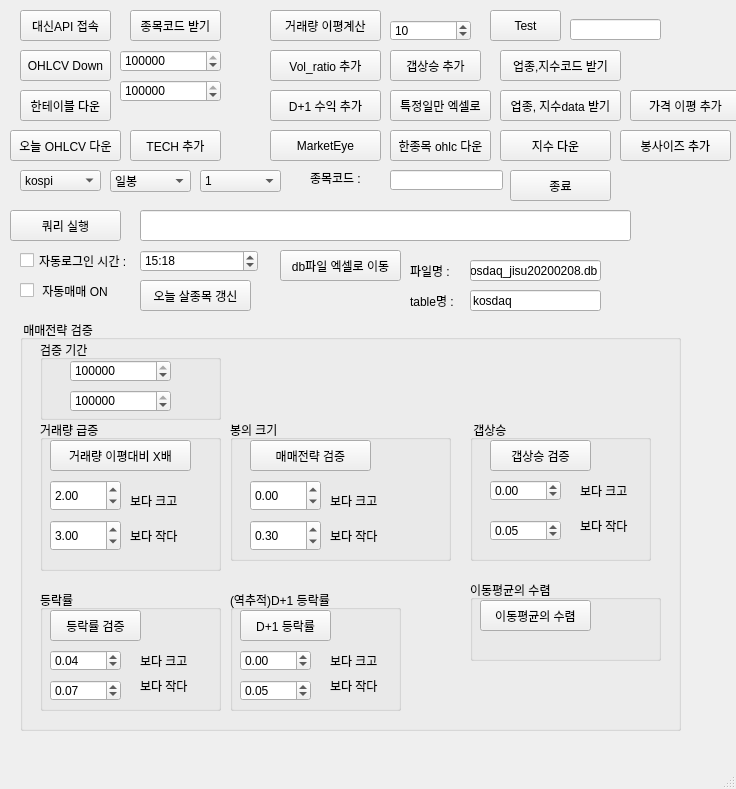
<?xml version="1.0" encoding="UTF-8"?>
<ui version="4.0">
 <class>MainWindow</class>
 <widget class="QMainWindow" name="MainWindow">
  <property name="geometry">
   <rect>
    <x>0</x>
    <y>0</y>
    <width>736</width>
    <height>789</height>
   </rect>
  </property>
  <property name="windowTitle">
   <string>MainWindow</string>
  </property>
  <widget class="QWidget" name="centralwidget">
   <widget class="QPushButton" name="pushButton">
    <property name="geometry">
     <rect>
      <x>20</x>
      <y>10</y>
      <width>91</width>
      <height>31</height>
     </rect>
    </property>
    <property name="text">
     <string>대신API 접속</string>
    </property>
   </widget>
   <widget class="QPushButton" name="pushButton_2">
    <property name="geometry">
     <rect>
      <x>130</x>
      <y>10</y>
      <width>91</width>
      <height>31</height>
     </rect>
    </property>
    <property name="text">
     <string>종목코드 받기</string>
    </property>
   </widget>
   <widget class="QPushButton" name="pushButton_3">
    <property name="geometry">
     <rect>
      <x>20</x>
      <y>50</y>
      <width>91</width>
      <height>31</height>
     </rect>
    </property>
    <property name="text">
     <string>OHLCV Down</string>
    </property>
   </widget>
   <widget class="QSpinBox" name="spinBox">
    <property name="geometry">
     <rect>
      <x>120</x>
      <y>50</y>
      <width>101</width>
      <height>22</height>
     </rect>
    </property>
    <property name="maximum">
     <number>99999999</number>
    </property>
    <property name="value">
     <number>20190202</number>
    </property>
   </widget>
   <widget class="QSpinBox" name="spinBox_2">
    <property name="geometry">
     <rect>
      <x>120</x>
      <y>80</y>
      <width>101</width>
      <height>22</height>
     </rect>
    </property>
    <property name="maximum">
     <number>99999999</number>
    </property>
    <property name="value">
     <number>20190312</number>
    </property>
   </widget>
   <widget class="QCheckBox" name="checkBox">
    <property name="geometry">
     <rect>
      <x>20</x>
      <y>280</y>
      <width>111</width>
      <height>21</height>
     </rect>
    </property>
    <property name="text">
     <string> 자동매매 ON</string>
    </property>
    <property name="checked">
     <bool>false</bool>
    </property>
   </widget>
   <widget class="QCheckBox" name="checkBox_2">
    <property name="enabled">
     <bool>true</bool>
    </property>
    <property name="geometry">
     <rect>
      <x>20</x>
      <y>250</y>
      <width>121</width>
      <height>21</height>
     </rect>
    </property>
    <property name="text">
     <string>자동로그인 시간 :</string>
    </property>
    <property name="checked">
     <bool>false</bool>
    </property>
   </widget>
   <widget class="QTimeEdit" name="timeEdit">
    <property name="geometry">
     <rect>
      <x>140</x>
      <y>250</y>
      <width>118</width>
      <height>22</height>
     </rect>
    </property>
    <property name="currentSection">
     <enum>QDateTimeEdit::HourSection</enum>
    </property>
    <property name="displayFormat">
     <string>hh:mm</string>
    </property>
    <property name="time">
     <time>
      <hour>15</hour>
      <minute>18</minute>
      <second>0</second>
     </time>
    </property>
   </widget>
   <widget class="QPushButton" name="pushButton_4">
    <property name="geometry">
     <rect>
      <x>270</x>
      <y>10</y>
      <width>111</width>
      <height>31</height>
     </rect>
    </property>
    <property name="text">
     <string>거래량 이평계산</string>
    </property>
   </widget>
   <widget class="QSpinBox" name="spinBox_3">
    <property name="geometry">
     <rect>
      <x>390</x>
      <y>20</y>
      <width>81</width>
      <height>21</height>
     </rect>
    </property>
    <property name="maximum">
     <number>100</number>
    </property>
    <property name="value">
     <number>10</number>
    </property>
   </widget>
   <widget class="QPushButton" name="pushButton_5">
    <property name="geometry">
     <rect>
      <x>140</x>
      <y>280</y>
      <width>111</width>
      <height>31</height>
     </rect>
    </property>
    <property name="text">
     <string>오늘 살종목 갱신</string>
    </property>
   </widget>
   <widget class="QGroupBox" name="groupBox">
    <property name="geometry">
     <rect>
      <x>20</x>
      <y>320</y>
      <width>661</width>
      <height>411</height>
     </rect>
    </property>
    <property name="title">
     <string> 매매전략 검증</string>
    </property>
    <widget class="QPushButton" name="pushButton_6">
     <property name="geometry">
      <rect>
       <x>30</x>
       <y>120</y>
       <width>141</width>
       <height>31</height>
      </rect>
     </property>
     <property name="text">
      <string>거래량 이평대비 X배</string>
     </property>
    </widget>
    <widget class="QDoubleSpinBox" name="doubleSpinBox">
     <property name="geometry">
      <rect>
       <x>30</x>
       <y>160</y>
       <width>71</width>
       <height>31</height>
      </rect>
     </property>
     <property name="maximum">
      <double>10.000000000000000</double>
     </property>
     <property name="singleStep">
      <double>0.100000000000000</double>
     </property>
     <property name="value">
      <double>2.000000000000000</double>
     </property>
    </widget>
    <widget class="QDoubleSpinBox" name="doubleSpinBox_2">
     <property name="geometry">
      <rect>
       <x>30</x>
       <y>200</y>
       <width>71</width>
       <height>31</height>
      </rect>
     </property>
     <property name="maximum">
      <double>10.000000000000000</double>
     </property>
     <property name="singleStep">
      <double>0.100000000000000</double>
     </property>
     <property name="value">
      <double>3.000000000000000</double>
     </property>
    </widget>
    <widget class="QLabel" name="label">
     <property name="geometry">
      <rect>
       <x>110</x>
       <y>170</y>
       <width>61</width>
       <height>21</height>
      </rect>
     </property>
     <property name="text">
      <string>보다 크고</string>
     </property>
    </widget>
    <widget class="QLabel" name="label_2">
     <property name="geometry">
      <rect>
       <x>110</x>
       <y>210</y>
       <width>56</width>
       <height>12</height>
      </rect>
     </property>
     <property name="text">
      <string>보다 작다</string>
     </property>
    </widget>
    <widget class="QGroupBox" name="groupBox_2">
     <property name="geometry">
      <rect>
       <x>20</x>
       <y>100</y>
       <width>181</width>
       <height>151</height>
      </rect>
     </property>
     <property name="title">
      <string>거래량 급증</string>
     </property>
    </widget>
    <widget class="QGroupBox" name="groupBox_6">
     <property name="geometry">
      <rect>
       <x>450</x>
       <y>100</y>
       <width>181</width>
       <height>141</height>
      </rect>
     </property>
     <property name="title">
      <string> 갭상승</string>
     </property>
     <widget class="QPushButton" name="pushButton_16">
      <property name="geometry">
       <rect>
        <x>20</x>
        <y>20</y>
        <width>101</width>
        <height>31</height>
       </rect>
      </property>
      <property name="text">
       <string>갭상승 검증</string>
      </property>
     </widget>
     <widget class="QDoubleSpinBox" name="doubleSpinBox_11">
      <property name="geometry">
       <rect>
        <x>20</x>
        <y>60</y>
        <width>71</width>
        <height>21</height>
       </rect>
      </property>
      <property name="minimum">
       <double>-0.400000000000000</double>
      </property>
      <property name="maximum">
       <double>0.500000000000000</double>
      </property>
      <property name="singleStep">
       <double>0.100000000000000</double>
      </property>
      <property name="value">
       <double>0.000000000000000</double>
      </property>
     </widget>
     <widget class="QDoubleSpinBox" name="doubleSpinBox_12">
      <property name="geometry">
       <rect>
        <x>20</x>
        <y>100</y>
        <width>71</width>
        <height>21</height>
       </rect>
      </property>
      <property name="minimum">
       <double>-0.300000000000000</double>
      </property>
      <property name="maximum">
       <double>0.500000000000000</double>
      </property>
      <property name="singleStep">
       <double>0.100000000000000</double>
      </property>
      <property name="value">
       <double>0.050000000000000</double>
      </property>
     </widget>
     <widget class="QLabel" name="label_11">
      <property name="geometry">
       <rect>
        <x>110</x>
        <y>60</y>
        <width>61</width>
        <height>21</height>
       </rect>
      </property>
      <property name="text">
       <string>보다 크고</string>
      </property>
     </widget>
     <widget class="QLabel" name="label_12">
      <property name="geometry">
       <rect>
        <x>110</x>
        <y>100</y>
        <width>56</width>
        <height>12</height>
       </rect>
      </property>
      <property name="text">
       <string>보다 작다</string>
      </property>
     </widget>
    </widget>
    <widget class="QGroupBox" name="groupBox_8">
     <property name="geometry">
      <rect>
       <x>450</x>
       <y>260</y>
       <width>191</width>
       <height>81</height>
      </rect>
     </property>
     <property name="title">
      <string>이동평균의 수렴</string>
     </property>
     <widget class="QPushButton" name="pushButton_14">
      <property name="geometry">
       <rect>
        <x>10</x>
        <y>20</y>
        <width>111</width>
        <height>31</height>
       </rect>
      </property>
      <property name="text">
       <string>이동평균의 수렴</string>
      </property>
     </widget>
    </widget>
    <widget class="QGroupBox" name="groupBox_5">
     <property name="geometry">
      <rect>
       <x>210</x>
       <y>100</y>
       <width>221</width>
       <height>141</height>
      </rect>
     </property>
     <property name="title">
      <string>봉의 크기</string>
     </property>
     <widget class="QPushButton" name="pushButton_15">
      <property name="geometry">
       <rect>
        <x>20</x>
        <y>20</y>
        <width>121</width>
        <height>31</height>
       </rect>
      </property>
      <property name="text">
       <string>매매전략 검증</string>
      </property>
     </widget>
     <widget class="QDoubleSpinBox" name="doubleSpinBox_9">
      <property name="geometry">
       <rect>
        <x>20</x>
        <y>60</y>
        <width>71</width>
        <height>31</height>
       </rect>
      </property>
      <property name="minimum">
       <double>-1.000000000000000</double>
      </property>
      <property name="maximum">
       <double>10.000000000000000</double>
      </property>
      <property name="singleStep">
       <double>0.100000000000000</double>
      </property>
      <property name="value">
       <double>0.000000000000000</double>
      </property>
     </widget>
     <widget class="QDoubleSpinBox" name="doubleSpinBox_10">
      <property name="geometry">
       <rect>
        <x>20</x>
        <y>100</y>
        <width>71</width>
        <height>31</height>
       </rect>
      </property>
      <property name="minimum">
       <double>-1.000000000000000</double>
      </property>
      <property name="maximum">
       <double>10.000000000000000</double>
      </property>
      <property name="singleStep">
       <double>0.100000000000000</double>
      </property>
      <property name="value">
       <double>0.300000000000000</double>
      </property>
     </widget>
     <widget class="QLabel" name="label_9">
      <property name="geometry">
       <rect>
        <x>100</x>
        <y>110</y>
        <width>56</width>
        <height>12</height>
       </rect>
      </property>
      <property name="text">
       <string>보다 작다</string>
      </property>
     </widget>
     <widget class="QLabel" name="label_10">
      <property name="geometry">
       <rect>
        <x>100</x>
        <y>70</y>
        <width>61</width>
        <height>21</height>
       </rect>
      </property>
      <property name="text">
       <string>보다 크고</string>
      </property>
     </widget>
    </widget>
    <widget class="QGroupBox" name="groupBox_3">
     <property name="geometry">
      <rect>
       <x>20</x>
       <y>20</y>
       <width>181</width>
       <height>80</height>
      </rect>
     </property>
     <property name="title">
      <string>검증 기간</string>
     </property>
     <widget class="QSpinBox" name="spinBox_5">
      <property name="geometry">
       <rect>
        <x>30</x>
        <y>20</y>
        <width>101</width>
        <height>22</height>
       </rect>
      </property>
      <property name="maximum">
       <number>99999999</number>
      </property>
      <property name="value">
       <number>20190202</number>
      </property>
     </widget>
     <widget class="QSpinBox" name="spinBox_4">
      <property name="geometry">
       <rect>
        <x>30</x>
        <y>50</y>
        <width>101</width>
        <height>22</height>
       </rect>
      </property>
      <property name="maximum">
       <number>99999999</number>
      </property>
      <property name="value">
       <number>20190312</number>
      </property>
     </widget>
    </widget>
    <widget class="QGroupBox" name="groupBox_4">
     <property name="geometry">
      <rect>
       <x>20</x>
       <y>270</y>
       <width>181</width>
       <height>121</height>
      </rect>
     </property>
     <property name="title">
      <string>등락률</string>
     </property>
     <widget class="QLabel" name="label_14">
      <property name="geometry">
       <rect>
        <x>100</x>
        <y>90</y>
        <width>56</width>
        <height>12</height>
       </rect>
      </property>
      <property name="text">
       <string>보다 작다</string>
      </property>
     </widget>
     <widget class="QDoubleSpinBox" name="doubleSpinBox_14">
      <property name="geometry">
       <rect>
        <x>10</x>
        <y>90</y>
        <width>71</width>
        <height>21</height>
       </rect>
      </property>
      <property name="minimum">
       <double>-0.300000000000000</double>
      </property>
      <property name="maximum">
       <double>0.500000000000000</double>
      </property>
      <property name="singleStep">
       <double>0.100000000000000</double>
      </property>
      <property name="value">
       <double>0.070000000000000</double>
      </property>
     </widget>
     <widget class="QDoubleSpinBox" name="doubleSpinBox_13">
      <property name="geometry">
       <rect>
        <x>10</x>
        <y>60</y>
        <width>71</width>
        <height>21</height>
       </rect>
      </property>
      <property name="minimum">
       <double>-0.400000000000000</double>
      </property>
      <property name="maximum">
       <double>0.500000000000000</double>
      </property>
      <property name="singleStep">
       <double>0.100000000000000</double>
      </property>
      <property name="value">
       <double>0.040000000000000</double>
      </property>
     </widget>
     <widget class="QLabel" name="label_13">
      <property name="geometry">
       <rect>
        <x>100</x>
        <y>60</y>
        <width>61</width>
        <height>21</height>
       </rect>
      </property>
      <property name="text">
       <string>보다 크고</string>
      </property>
     </widget>
     <widget class="QPushButton" name="pushButton_9">
      <property name="geometry">
       <rect>
        <x>10</x>
        <y>20</y>
        <width>91</width>
        <height>31</height>
       </rect>
      </property>
      <property name="text">
       <string>등락률 검증</string>
      </property>
     </widget>
    </widget>
    <widget class="QGroupBox" name="groupBox_7">
     <property name="geometry">
      <rect>
       <x>210</x>
       <y>270</y>
       <width>171</width>
       <height>121</height>
      </rect>
     </property>
     <property name="title">
      <string>(역추적)D+1 등락률</string>
     </property>
     <widget class="QPushButton" name="pushButton_12">
      <property name="geometry">
       <rect>
        <x>10</x>
        <y>20</y>
        <width>91</width>
        <height>31</height>
       </rect>
      </property>
      <property name="text">
       <string>D+1 등락률</string>
      </property>
     </widget>
     <widget class="QDoubleSpinBox" name="doubleSpinBox_16">
      <property name="geometry">
       <rect>
        <x>10</x>
        <y>60</y>
        <width>71</width>
        <height>21</height>
       </rect>
      </property>
      <property name="minimum">
       <double>-0.400000000000000</double>
      </property>
      <property name="maximum">
       <double>0.500000000000000</double>
      </property>
      <property name="singleStep">
       <double>0.100000000000000</double>
      </property>
      <property name="value">
       <double>0.000000000000000</double>
      </property>
     </widget>
     <widget class="QDoubleSpinBox" name="doubleSpinBox_15">
      <property name="geometry">
       <rect>
        <x>10</x>
        <y>90</y>
        <width>71</width>
        <height>21</height>
       </rect>
      </property>
      <property name="minimum">
       <double>-0.300000000000000</double>
      </property>
      <property name="maximum">
       <double>0.500000000000000</double>
      </property>
      <property name="singleStep">
       <double>0.100000000000000</double>
      </property>
      <property name="value">
       <double>0.050000000000000</double>
      </property>
     </widget>
     <widget class="QLabel" name="label_16">
      <property name="geometry">
       <rect>
        <x>100</x>
        <y>90</y>
        <width>56</width>
        <height>12</height>
       </rect>
      </property>
      <property name="text">
       <string>보다 작다</string>
      </property>
     </widget>
     <widget class="QLabel" name="label_15">
      <property name="geometry">
       <rect>
        <x>100</x>
        <y>60</y>
        <width>61</width>
        <height>21</height>
       </rect>
      </property>
      <property name="text">
       <string>보다 크고</string>
      </property>
     </widget>
    </widget>
    <zorder>groupBox_2</zorder>
    <zorder>pushButton_6</zorder>
    <zorder>doubleSpinBox</zorder>
    <zorder>doubleSpinBox_2</zorder>
    <zorder>label</zorder>
    <zorder>label_2</zorder>
    <zorder>groupBox_6</zorder>
    <zorder>groupBox_8</zorder>
    <zorder>groupBox_5</zorder>
    <zorder>groupBox_3</zorder>
    <zorder>groupBox_4</zorder>
    <zorder>groupBox_7</zorder>
   </widget>
   <widget class="QPushButton" name="pushButton_7">
    <property name="geometry">
     <rect>
      <x>270</x>
      <y>50</y>
      <width>111</width>
      <height>31</height>
     </rect>
    </property>
    <property name="text">
     <string>Vol_ratio 추가</string>
    </property>
   </widget>
   <widget class="QPushButton" name="pushButton_8">
    <property name="geometry">
     <rect>
      <x>270</x>
      <y>90</y>
      <width>111</width>
      <height>31</height>
     </rect>
    </property>
    <property name="text">
     <string>D+1 수익 추가</string>
    </property>
   </widget>
   <widget class="QPushButton" name="pushButton_10">
    <property name="geometry">
     <rect>
      <x>620</x>
      <y>130</y>
      <width>111</width>
      <height>31</height>
     </rect>
    </property>
    <property name="text">
     <string>봉사이즈 추가</string>
    </property>
   </widget>
   <widget class="QPushButton" name="pushButton_11">
    <property name="geometry">
     <rect>
      <x>490</x>
      <y>10</y>
      <width>71</width>
      <height>31</height>
     </rect>
    </property>
    <property name="text">
     <string>Test</string>
    </property>
   </widget>
   <widget class="QPushButton" name="pushButton_17">
    <property name="geometry">
     <rect>
      <x>630</x>
      <y>90</y>
      <width>111</width>
      <height>31</height>
     </rect>
    </property>
    <property name="text">
     <string>가격 이평 추가</string>
    </property>
   </widget>
   <widget class="QPushButton" name="pushButton_18">
    <property name="geometry">
     <rect>
      <x>390</x>
      <y>50</y>
      <width>91</width>
      <height>31</height>
     </rect>
    </property>
    <property name="text">
     <string>갭상승 추가</string>
    </property>
   </widget>
   <widget class="QPushButton" name="pushButton_19">
    <property name="geometry">
     <rect>
      <x>500</x>
      <y>50</y>
      <width>121</width>
      <height>31</height>
     </rect>
    </property>
    <property name="text">
     <string>업종,지수코드 받기</string>
    </property>
   </widget>
   <widget class="QPushButton" name="pushButton_13">
    <property name="geometry">
     <rect>
      <x>390</x>
      <y>90</y>
      <width>101</width>
      <height>31</height>
     </rect>
    </property>
    <property name="text">
     <string>특정일만 엑셀로</string>
    </property>
   </widget>
   <widget class="QPushButton" name="pushButton_20">
    <property name="geometry">
     <rect>
      <x>500</x>
      <y>90</y>
      <width>121</width>
      <height>31</height>
     </rect>
    </property>
    <property name="text">
     <string>업종, 지수data 받기</string>
    </property>
   </widget>
   <widget class="QLineEdit" name="lineEdit">
    <property name="geometry">
     <rect>
      <x>570</x>
      <y>19</y>
      <width>91</width>
      <height>21</height>
     </rect>
    </property>
   </widget>
   <widget class="QComboBox" name="comboBox">
    <property name="geometry">
     <rect>
      <x>20</x>
      <y>170</y>
      <width>81</width>
      <height>21</height>
     </rect>
    </property>
    <property name="currentText">
     <string>kospi</string>
    </property>
    <item>
     <property name="text">
      <string>kospi</string>
     </property>
    </item>
    <item>
     <property name="text">
      <string>kosdaq</string>
     </property>
    </item>
    <item>
     <property name="text">
      <string>etf</string>
     </property>
    </item>
    <item>
     <property name="text">
      <string>etf_real</string>
     </property>
    </item>
   </widget>
   <widget class="QPushButton" name="pushButton_21">
    <property name="geometry">
     <rect>
      <x>10</x>
      <y>130</y>
      <width>111</width>
      <height>31</height>
     </rect>
    </property>
    <property name="text">
     <string>오늘 OHLCV 다운</string>
    </property>
   </widget>
   <widget class="QPushButton" name="pushButton_22">
    <property name="geometry">
     <rect>
      <x>130</x>
      <y>130</y>
      <width>91</width>
      <height>31</height>
     </rect>
    </property>
    <property name="text">
     <string>TECH 추가</string>
    </property>
   </widget>
   <widget class="QPushButton" name="pushButton_23">
    <property name="geometry">
     <rect>
      <x>10</x>
      <y>210</y>
      <width>111</width>
      <height>31</height>
     </rect>
    </property>
    <property name="text">
     <string>쿼리 실행</string>
    </property>
   </widget>
   <widget class="QLineEdit" name="lineEdit_2">
    <property name="geometry">
     <rect>
      <x>140</x>
      <y>210</y>
      <width>491</width>
      <height>31</height>
     </rect>
    </property>
   </widget>
   <widget class="QPushButton" name="pushButton_24">
    <property name="geometry">
     <rect>
      <x>500</x>
      <y>130</y>
      <width>111</width>
      <height>31</height>
     </rect>
    </property>
    <property name="text">
     <string>지수 다운</string>
    </property>
   </widget>
   <widget class="QPushButton" name="pushButton_25">
    <property name="geometry">
     <rect>
      <x>280</x>
      <y>250</y>
      <width>121</width>
      <height>31</height>
     </rect>
    </property>
    <property name="text">
     <string>db파일 엑셀로 이동</string>
    </property>
   </widget>
   <widget class="QLabel" name="label_3">
    <property name="geometry">
     <rect>
      <x>410</x>
      <y>260</y>
      <width>51</width>
      <height>21</height>
     </rect>
    </property>
    <property name="text">
     <string>파일명 : </string>
    </property>
   </widget>
   <widget class="QLineEdit" name="lineEdit_3">
    <property name="geometry">
     <rect>
      <x>470</x>
      <y>260</y>
      <width>131</width>
      <height>21</height>
     </rect>
    </property>
    <property name="text">
     <string>kosdaq_jisu20200208.db</string>
    </property>
   </widget>
   <widget class="QLabel" name="label_4">
    <property name="geometry">
     <rect>
      <x>410</x>
      <y>290</y>
      <width>51</width>
      <height>21</height>
     </rect>
    </property>
    <property name="text">
     <string>table명 :</string>
    </property>
   </widget>
   <widget class="QLineEdit" name="lineEdit_4">
    <property name="geometry">
     <rect>
      <x>470</x>
      <y>290</y>
      <width>131</width>
      <height>21</height>
     </rect>
    </property>
    <property name="text">
     <string>kosdaq</string>
    </property>
   </widget>
   <widget class="QPushButton" name="pushButton_26">
    <property name="geometry">
     <rect>
      <x>20</x>
      <y>90</y>
      <width>91</width>
      <height>31</height>
     </rect>
    </property>
    <property name="text">
     <string>한테이블 다운</string>
    </property>
   </widget>
   <widget class="QComboBox" name="comboBox_2">
    <property name="geometry">
     <rect>
      <x>110</x>
      <y>170</y>
      <width>81</width>
      <height>22</height>
     </rect>
    </property>
    <item>
     <property name="text">
      <string>일봉</string>
     </property>
    </item>
    <item>
     <property name="text">
      <string>월봉</string>
     </property>
    </item>
    <item>
     <property name="text">
      <string>분봉</string>
     </property>
    </item>
   </widget>
   <widget class="QComboBox" name="comboBox_3">
    <property name="geometry">
     <rect>
      <x>200</x>
      <y>170</y>
      <width>81</width>
      <height>22</height>
     </rect>
    </property>
    <item>
     <property name="text">
      <string>1</string>
     </property>
    </item>
    <item>
     <property name="text">
      <string>3</string>
     </property>
    </item>
    <item>
     <property name="text">
      <string>5</string>
     </property>
    </item>
    <item>
     <property name="text">
      <string>10</string>
     </property>
    </item>
    <item>
     <property name="text">
      <string>30</string>
     </property>
    </item>
    <item>
     <property name="text">
      <string>60</string>
     </property>
    </item>
   </widget>
   <widget class="QPushButton" name="pushButton_27">
    <property name="geometry">
     <rect>
      <x>270</x>
      <y>130</y>
      <width>111</width>
      <height>31</height>
     </rect>
    </property>
    <property name="text">
     <string>MarketEye</string>
    </property>
   </widget>
   <widget class="QPushButton" name="pushButton_28">
    <property name="geometry">
     <rect>
      <x>390</x>
      <y>130</y>
      <width>101</width>
      <height>31</height>
     </rect>
    </property>
    <property name="text">
     <string>한종목 ohlc 다운</string>
    </property>
   </widget>
   <widget class="QLineEdit" name="lineEdit_5">
    <property name="geometry">
     <rect>
      <x>390</x>
      <y>170</y>
      <width>113</width>
      <height>20</height>
     </rect>
    </property>
   </widget>
   <widget class="QLabel" name="label_5">
    <property name="geometry">
     <rect>
      <x>310</x>
      <y>170</y>
      <width>71</width>
      <height>16</height>
     </rect>
    </property>
    <property name="text">
     <string>종목코드 : </string>
    </property>
   </widget>
   <widget class="QPushButton" name="pushButton_29">
    <property name="geometry">
     <rect>
      <x>510</x>
      <y>170</y>
      <width>101</width>
      <height>31</height>
     </rect>
    </property>
    <property name="text">
     <string>종료</string>
    </property>
   </widget>
  </widget>
  <widget class="QMenuBar" name="menubar">
   <property name="geometry">
    <rect>
     <x>0</x>
     <y>0</y>
     <width>736</width>
     <height>21</height>
    </rect>
   </property>
  </widget>
  <widget class="QStatusBar" name="statusbar"/>
 </widget>
 <resources/>
 <connections/>
</ui>
